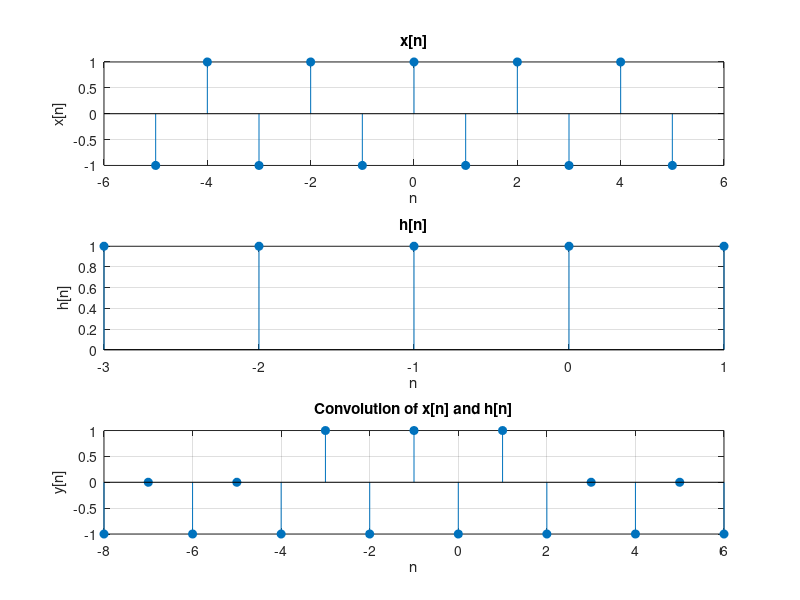

MATLAB code to generate this figure:
n1 = -5:5;
x_n = (-1).^n1;
n2 = -3:1;
h_n = ones(1,5);

conv_result = conv(x_n, h_n);

%conv length
n_conv = (min(n1)+min(n2)):(max(n1)+max(n2));

figure;
subplot(3,1,1);
stem(n1, x_n, 'filled');
title('x[n]');
xlabel('n');
ylabel('x[n]');
grid on;

subplot(3,1,2);
stem(n2, h_n, 'filled');
title('h[n]');
xlabel('n');
ylabel('h[n]');
grid on;

subplot(3,1,3);
stem(n_conv, conv_result, 'filled');
title('Convolution of x[n] and h[n]');
xlabel('n');
ylabel('y[n]');
grid on;
